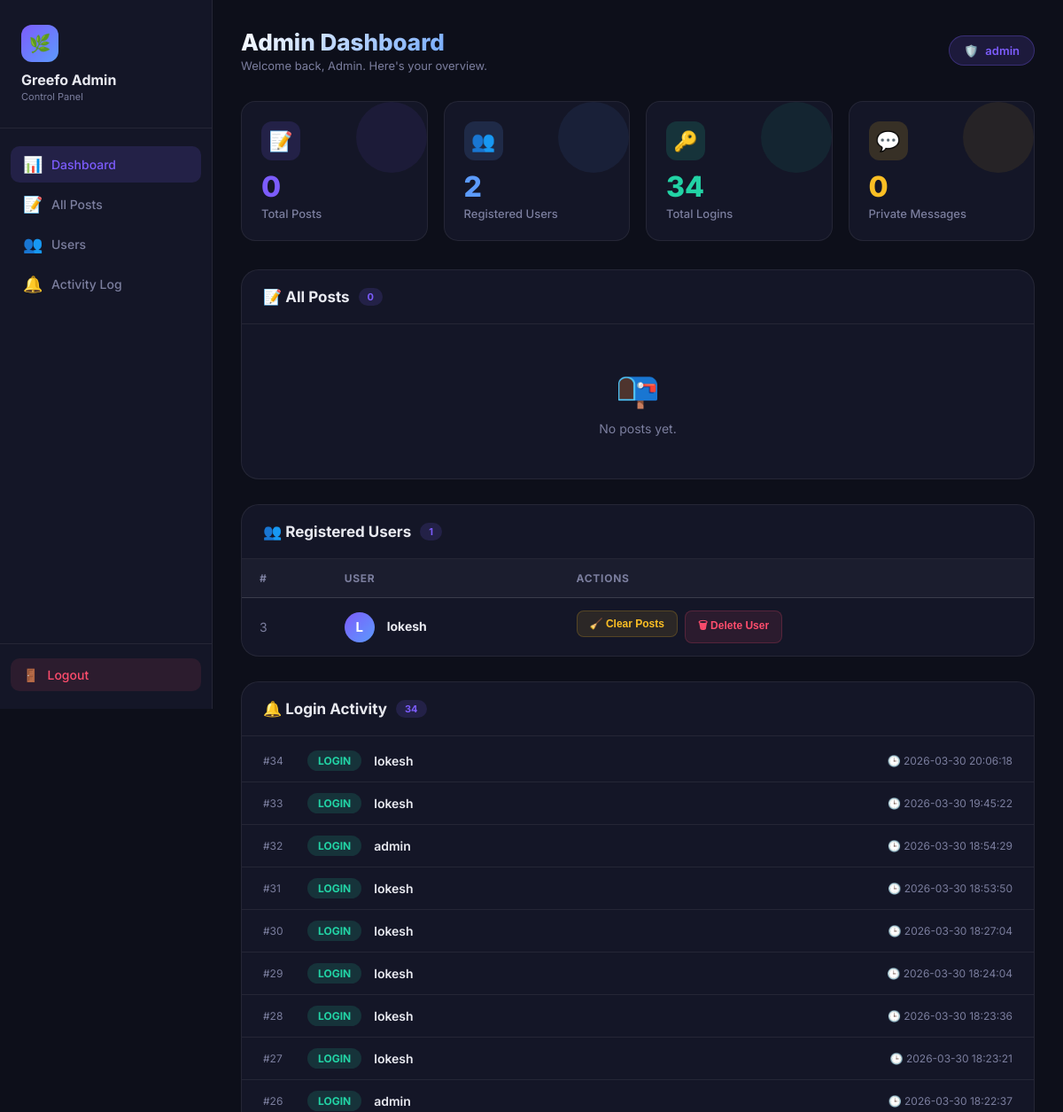
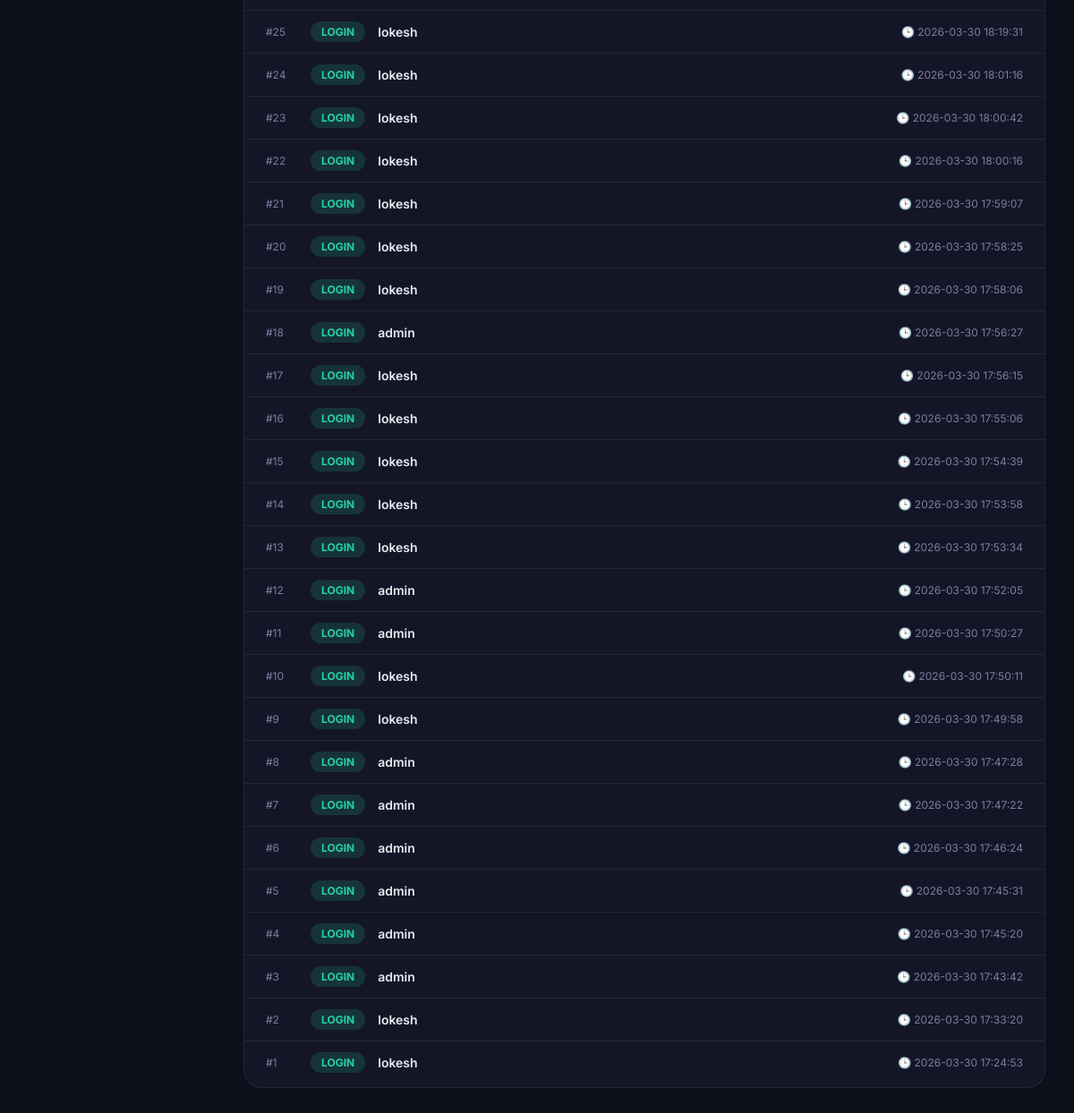
The page /admin (signed in) on the database its author committed (2 pictures, top to bottom).
### tables this page shows
CREATE TABLE users (
    id INTEGER PRIMARY KEY AUTOINCREMENT,
    username TEXT UNIQUE,
    password TEXT,
    profile_pic TEXT DEFAULT 'default.png'
);

CREATE TABLE login_activity (
    id INTEGER PRIMARY KEY AUTOINCREMENT,
    username TEXT,
    action TEXT,
    time TIMESTAMP DEFAULT CURRENT_TIMESTAMP
);

### app.py (the view)
@app.route("/admin")
def admin():
    if session.get("user") != "admin":
        return redirect(url_for("login"))
    conn = sqlite3.connect("database.db")
    cursor = conn.cursor()
    cursor.execute("SELECT id, user, message, time, mood FROM posts ORDER BY id DESC")
    messages = cursor.fetchall()
    cursor.execute("SELECT id, username, action, time FROM login_activity ORDER BY time DESC LIMIT 50")
    activity = cursor.fetchall()
    cursor.execute("SELECT id, username, profile_pic FROM users WHERE username != 'admin' ORDER BY id DESC")
    raw_users = cursor.fetchall()
    users = [(u[0], u[1], 'avatar.jpg' if not u[2] or u[2] == 'default.png' else u[2]) for u in raw_users]
    cursor.execute("SELECT COUNT(*) FROM posts")
    total_posts = cursor.fetchone()[0]
    cursor.execute("SELECT COUNT(*) FROM users")
    total_users = cursor.fetchone()[0]
    cursor.execute("SELECT COUNT(*) FROM login_activity WHERE action='login'")
    total_logins = cursor.fetchone()[0]
    cursor.execute("SELECT COUNT(*) FROM private_messages")
    total_msgs = cursor.fetchone()[0]
    stats = {
        "total_posts": total_posts,
        "total_users": total_users,
        "total_logins": total_logins,
        "total_msgs": total_msgs
    }
    conn.close()
    return render_template("admin.html", messages=messages, activity=activity, users=users, stats=stats)

### templates/admin.html (shortened to what this page needs)
<!DOCTYPE html>
<html lang="en">
<head>
</head>
<body>
<aside class="sidebar">
  <div class="sidebar-logo">
    <div class="logo-icon">🌿</div>
    <h2>Greefo Admin</h2>
    <p>Control Panel</p>
  </div>
  <nav class="sidebar-nav">
    <a href="#stats"    class="nav-item active"><span class="icon">📊</span> Dashboard</a>
    <a href="#posts"    class="nav-item"><span class="icon">📝</span> All Posts</a>
    <a href="#users"    class="nav-item"><span class="icon">👥</span> Users</a>
    <a href="#activity" class="nav-item"><span class="icon">🔔</span> Activity Log</a>
  </nav>
  <div class="sidebar-footer">
    <a href="/logout" class="logout-btn">
      <span>🚪</span> Logout
    </a>
  </div>
</aside>
<main class="main">
  <div class="topbar" id="stats">
    <div>
      <h1>Admin Dashboard</h1>
      <p>Welcome back, Admin. Here's your overview.</p>
    </div>
    <div class="admin-badge">
      <span>🛡️</span> admin
    </div>
  </div>
  <div class="stats-grid">
    <div class="stat-card purple">
      <div class="stat-icon">📝</div>
      <div class="stat-number">{{ stats.total_posts }}</div>
      <div class="stat-label">Total Posts</div>
    </div>
    <div class="stat-card blue">
      <div class="stat-icon">👥</div>
      <div class="stat-number">{{ stats.total_users }}</div>
      <div class="stat-label">Registered Users</div>
    </div>
    <div class="stat-card green">
      <div class="stat-icon">🔑</div>
      <div class="stat-number">{{ stats.total_logins }}</div>
      <div class="stat-label">Total Logins</div>
    </div>
    <div class="stat-card orange">
      <div class="stat-icon">💬</div>
      <div class="stat-number">{{ stats.total_msgs }}</div>
      <div class="stat-label">Private Messages</div>
    </div>
  </div>
  <div class="section-card" id="posts">
    <div class="section-header">
      <h2>📝 All Posts <span class="badge">{{ messages|length }}</span></h2>
    </div>
    {% if messages %}
    <div class="posts-list">
      {% for msg in messages %}
      <div class="post-item">
        <span class="post-mood-badge mood-{{ msg[4] }}">{{ msg[4]|capitalize }}</span>
        <div class="post-body">
          <div class="post-author">@{{ msg[1] }}</div>
          <div class="post-message">{{ msg[2] }}</div>
          <div class="post-time">🕒 {{ msg[3] }}</div>
        </div>
        <div class="post-actions">
          <form action="/delete_message/{{ msg[0] }}" method="POST"
                onsubmit="return confirm('Delete this post by {{ msg[1] }}?')">
            <button type="submit" class="btn-delete">🗑 Delete</button>
          </form>
        </div>
      </div>
      {% endfor %}
    </div>
    {% else %}
    <div class="empty-state">
      <div class="empty-icon">📭</div>
      <p>No posts yet.</p>
    </div>
    {% endif %}
  </div>
  <div class="section-card" id="users">
    <div class="section-header">
      <h2>👥 Registered Users <span class="badge">{{ users|length }}</span></h2>
    </div>
    {% if users %}
    <div class="users-table-wrapper">
      <table class="users-table">
      <thead>
        <tr>
          <th>#</th>
          <th>User</th>
          <th>Actions</th>
        </tr>
      </thead>
      <tbody>
        {% for u in users %}
        <tr>
          <td style="color:var(--muted)">{{ u[0] }}</td>
          <td>
            <span class="user-avatar">{{ u[1][0]|upper }}</span>
            <strong>{{ u[1] }}</strong>
          </td>
          <td>
            <div style="display:flex;gap:8px;flex-wrap:wrap;">
              <form action="/admin/clear_posts/{{ u[1] }}" method="POST"
                    onsubmit="return confirm('Clear ALL posts by {{ u[1] }}?')">
                <button type="submit" class="btn-warn">🧹 Clear Posts</button>
              </form>
              <form action="/admin/delete_user/{{ u[0] }}" method="POST"
                    onsubmit="return confirm('PERMANENTLY delete user {{ u[1] }} and all their data?')">
                <button type="submit" class="btn-delete">🗑 Delete User</button>
              </form>
            </div>
          </td>
        </tr>
        {% endfor %}
      </tbody>
      </table>
    </div>
    {% else %}
    <div class="empty-state">
      <div class="empty-icon">👤</div>
      <p>No users registered yet.</p>
    </div>
    {% endif %}
  </div>
  <div class="section-card" id="activity">
    <div class="section-header">
      <h2>🔔 Login Activity <span class="badge">{{ activity|length }}</span></h2>
    </div>
    {% if activity %}
    <div class="activity-log">
      {% for log in activity %}
      <div class="log-row">
        <span class="log-id">#{{ log[0] }}</span>
        <span class="log-action action-{{ log[2] }}">{{ log[2]|upper }}</span>
        <span class="log-user">{{ log[1] }}</span>
        <span class="log-time">🕒 {{ log[3] }}</span>
      </div>
      {% endfor %}
    </div>
    {% else %}
    <div class="empty-state">
      <div class="empty-icon">📋</div>
      <p>No activity recorded yet.</p>
    </div>
    {% endif %}
  </div>
</main>
</body>
</html>

### rows shown on the page
users: id "3", username "L", username "lokesh"
login_activity: id "34", action "LOGIN", username "lokesh", time "2026-03-30 20:06:18"
login_activity: id "33", action "LOGIN", username "lokesh", time "2026-03-30 19:45:22"
login_activity: id "32", action "LOGIN", username "admin", time "2026-03-30 18:54:29"
login_activity: id "31", action "LOGIN", username "lokesh", time "2026-03-30 18:53:50"
login_activity: id "30", action "LOGIN", username "lokesh", time "2026-03-30 18:27:04"
login_activity: id "29", action "LOGIN", username "lokesh", time "2026-03-30 18:24:04"
login_activity: id "28", action "LOGIN", username "lokesh", time "2026-03-30 18:23:36"
login_activity: id "27", action "LOGIN", username "lokesh", time "2026-03-30 18:23:21"
login_activity: id "26", action "LOGIN", username "admin", time "2026-03-30 18:22:37"
login_activity: id "25", action "LOGIN", username "lokesh", time "2026-03-30 18:19:31"
login_activity: id "24", action "LOGIN", username "lokesh", time "2026-03-30 18:01:16"
login_activity: id "23", action "LOGIN", username "lokesh", time "2026-03-30 18:00:42"
login_activity: id "22", action "LOGIN", username "lokesh", time "2026-03-30 18:00:16"
login_activity: id "21", action "LOGIN", username "lokesh", time "2026-03-30 17:59:07"
login_activity: id "20", action "LOGIN", username "lokesh", time "2026-03-30 17:58:25"
login_activity: id "19", action "LOGIN", username "lokesh", time "2026-03-30 17:58:06"
login_activity: id "18", action "LOGIN", username "admin", time "2026-03-30 17:56:27"
login_activity: id "17", action "LOGIN", username "lokesh", time "2026-03-30 17:56:15"
login_activity: id "16", action "LOGIN", username "lokesh", time "2026-03-30 17:55:06"
login_activity: id "15", action "LOGIN", username "lokesh", time "2026-03-30 17:54:39"
login_activity: id "14", action "LOGIN", username "lokesh", time "2026-03-30 17:53:58"
login_activity: id "13", action "LOGIN", username "lokesh", time "2026-03-30 17:53:34"
login_activity: id "12", action "LOGIN", username "admin", time "2026-03-30 17:52:05"
login_activity: id "11", action "LOGIN", username "admin", time "2026-03-30 17:50:27"
login_activity: id "10", action "LOGIN", username "lokesh", time "2026-03-30 17:50:11"
login_activity: id "9", action "LOGIN", username "lokesh", time "2026-03-30 17:49:58"
login_activity: id "8", action "LOGIN", username "admin", time "2026-03-30 17:47:28"
login_activity: id "7", action "LOGIN", username "admin", time "2026-03-30 17:47:22"
login_activity: id "6", action "LOGIN", username "admin", time "2026-03-30 17:46:24"
login_activity: id "5", action "LOGIN", username "admin", time "2026-03-30 17:45:31"
login_activity: id "4", action "LOGIN", username "admin", time "2026-03-30 17:45:20"
login_activity: id "3", action "LOGIN", username "admin", time "2026-03-30 17:43:42"
login_activity: id "2", action "LOGIN", username "lokesh", time "2026-03-30 17:33:20"
login_activity: id "1", action "LOGIN", username "lokesh", time "2026-03-30 17:24:53"

### other values the page prints
{{ stats.total_posts }} "0"
{{ stats.total_users }} "2"
{{ stats.total_logins }} "34"
{{ stats.total_msgs }} "0"
{{ messages|length }} "0"
{{ users|length }} "1"
{{ activity|length }} "34"
